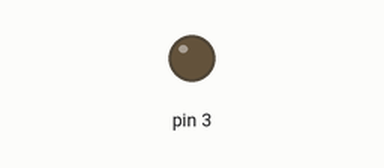
Recording of a sketch running on a simulated Arduino Uno, built with avr-gcc and run on an emulated ATmega328P. On the bench: output pins drawn as LEDs (lit = HIGH).

Above: at 0.05 s.
At 1.65 s:
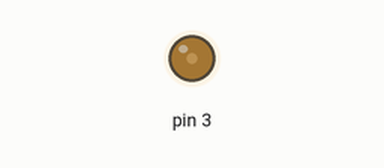
At 3.25 s:
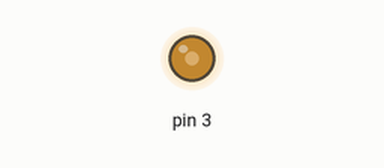
At 6.5 s:
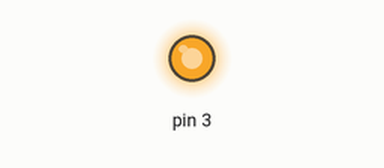
Timing chart, 0 to 8.5 s (numbered marks = the images above):
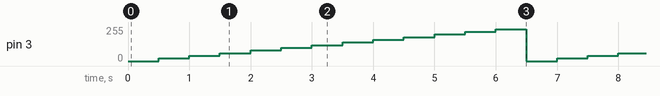

Measured:
- by itself, pin 3: repeats every 6.5 s: 40/255 0.50 s, 60/255 0.50 s, 80/255 0.50 s, 100/255 0.50 s, 120/255 0.50 s, 140/255 0.50 s, 160/255 0.50 s, 180/255 0.50 s, 200/255 0.50 s, 220/255 0.50 s, 240/255 0.50 s, 0/255 0.50 s, 20/255 0.50 s

The sketch:

analog_with_led.ino
```cpp
void setup() {
  // put your setup code here, to run once:
pinMode(3,OUTPUT);
}

void loop() {
  for( int i=0;i<=255;i=i+20){
    analogWrite(3,i);
    delay(500);
  }
  // put your main code here, to run repeatedly:

}
```
